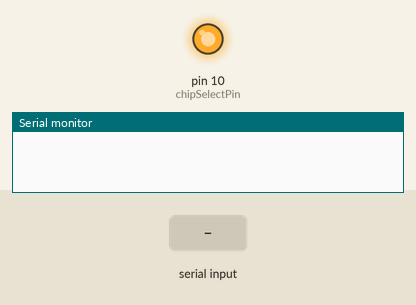
Simulated run of this sketch. Board: Arduino Uno, built with avr-gcc and run on an emulated ATmega328P. Parts: output pins drawn as LEDs (lit = HIGH), the last lines printed to the serial monitor. The inputs (shaded band) are chosen by the test bench.

Above: at 0.9 s.
1.0 s: "^\n" received over Serial
2.5 s: "r,45\n" received over Serial
At 2.6 s:
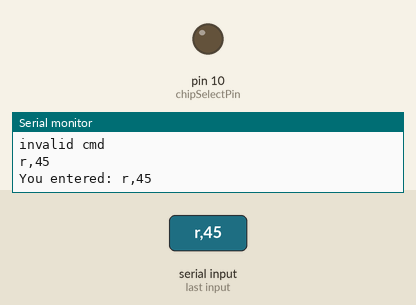
4.2 s: "90,45\n" received over Serial
Timing chart, 0 to 7.2 s (numbered marks = the images above; inputs shaded):
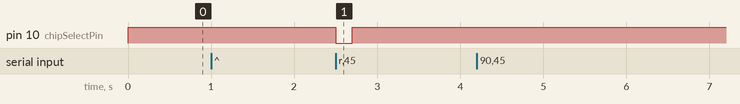

Measured:
- after the input at 2.5 s, pin 10 (chipSelectPin): HIGH → LOW at once, → HIGH 0.20 s later

The sketch:

Arduino_FPGA_SPI.ino
```cpp
/*
  SCP1000 sensor attached to pins 6, 7, 10 - 13:
  DRDY: pin 6
  CSB: pin 7
  MOSI: pin 11
  MISO: pin 12
  SCK: pin 13
*/
#include <SPI.h>

byte dataToSend;
unsigned long int result;
byte inByte;

const int chipSelectPin = 10;

bool echoFlag = false;

int SPI_CLK_Pin = 13;

int a, index0 = 0;
char inp_char = '8';
char serial_inp_string[] = "1912i1o122";
char command_str[] = "r 12";
char command_str2[] = "w 12 34";
bool readwrtie_flag = false, valid_data = false;
int regH = 0, regL = 0, i = 0;

int hexA, hexB, hexAB;
byte hex_val, hex_val2;

void setup() {
  Serial.begin(115200);
  SPI.begin();


  index0 = 0;


  while (Serial.available() == 0) { ; }
  inp_char = Serial.read();
  if (inp_char != '~' && inp_char != '^') {
    while (1) {
      Serial.println("..... Invalid access .....");
      delay(500);
    }
  }
  if (inp_char == '^') {
    echoFlag = true;
  }
  if (echoFlag) { Serial.println("UART is now active!!"); }
  else      { Serial.println("K"); }
}

void loop() {
  // int tempData = readRegister(0x21, 2);


  //=====================================================
  if (Serial.available() > 0) {
    inp_char = Serial.read();
    if (inp_char == 10 or index0 > 8) {
      serial_inp_string[index0] = '\0';
      index0 = -1;
      //Serial.print (serial_inp_string);
    } else {
      serial_inp_string[index0] = inp_char;
      index0 += 1;
    }
  }  // end serial-if
  //=====================================================
  if (index0 == -1) {
    if (echoFlag) { Serial.println(serial_inp_string); }
    index0 = 0;
    valid_data = true;
    if (serial_inp_string[0] == 'w') {
      readwrtie_flag = false;
      copy_str(command_str2, serial_inp_string);
      for (i = 2; i < 6; i++) {
        if ((command_str2[i] <= 57 && command_str2[i] >= 48) || (command_str2[i] <= 70 && command_str2[i] >= 65)) {
          //valid_data =  valid_data && true;
          regH = command_str2[i] - '0';
        } else {
          valid_data = false;
        }
      }
    } else if (serial_inp_string[0] == 'r') {
      readwrtie_flag = true;
      copy_str(command_str, serial_inp_string);
      for (i = 2; i < 4; i++) {
        if ((command_str[i] <= 57 && command_str[i] >= 48) || (command_str[i] <= 70 && command_str[i] >= 65)) {
          regH = command_str[i] - '0';
        } else {
          valid_data = false;
        }
      }
    } else {
      valid_data = false;
    }
    if (valid_data == true) {
      if (echoFlag) { Serial.print("You entered: "); }
      if (readwrtie_flag) {
        if (echoFlag) { Serial.println(command_str); }
        int tempData = readRegister();
        Serial.println(tempData, HEX);
      } else {
        if (echoFlag) {
          Serial.println(command_str2);
          //get_hxnum(command_str2[2], command_str2[3]);
          //Serial.print(hexAB, HEX);
          Serial.println("writing...");
        }
        writeRegister();
      }
    } else {
      if (echoFlag) { Serial.println("invalid cmd"); }
    }

  }  // end if 2
  //=====================================================
}
unsigned int readRegister() {
  result = 0;
  dataToSend = 0x90;
  get_hxnum(command_str[2], command_str[3]);
  hex_val = hexAB;

  //Serial.println (hex_val, HEX);

  SPI.beginTransaction(SPISettings(125000, MSBFIRST, SPI_MODE3));
  digitalWrite(chipSelectPin, LOW);
  delay(200);
  SPI.transfer(dataToSend);
  SPI.transfer(hex_val);
  result = SPI.transfer(0x00);
  digitalWrite(chipSelectPin, HIGH);
  SPI.endTransaction();
  return (result);
}
void writeRegister() {
  dataToSend = 0x10;
  get_hxnum(command_str2[2], command_str2[3]);
  hex_val2 = hexAB;
  get_hxnum(command_str2[4], command_str2[5]);
  hex_val = hexAB;

  /*
  SPI.beginTransaction(SPISettings(125000, MSBFIRST, SPI_MODE3));
  digitalWrite(chipSelectPin, LOW);
  delay(100);
  SPI.transfer(dataToSend);
  SPI.transfer(hex_val2);
  SPI.transfer(hex_val);
  digitalWrite(chipSelectPin, HIGH);
  SPI.endTransaction();
  */


  //Serial.println (hex_val2, HEX);
  //Serial.println (hex_val, HEX);
  SPI.beginTransaction(SPISettings(125000, MSBFIRST, SPI_MODE3));
  digitalWrite(chipSelectPin, LOW);
  delay(200);
  SPI.transfer(dataToSend);
  SPI.transfer(hex_val2);
  SPI.transfer(hex_val);
  digitalWrite(chipSelectPin, HIGH);
  SPI.endTransaction();
}
void copy_str(char s1[], char s2[]) {
  bool loopflag = true;
  for (int i = 0; i < 20; i++) {
    if (s2[i] == '\0') {
      loopflag = false;
    }
    if (s1[i] == '\0') {
      break;
    }
    if (loopflag) {
      s1[i] = s2[i];
    } else {
      s1[i] = ' ';
    }
  }
}
void get_hxnum(char a, char b) {
  hexA = -1;
  hexB = -1;
  hexAB = 0;
  if (a <= 57 && a >= 48) {
    hexA = a - '0';
  } else if (a <= 70 && a >= 65) {
    hexA = a - 55;
  }
  if (b <= 57 && b >= 48) {
    hexB = b - '0';
  } else if (b <= 70 && b >= 65) {
    hexB = b - 55;
  }
  hexAB = hexA * 16 + hexB;
}
```
